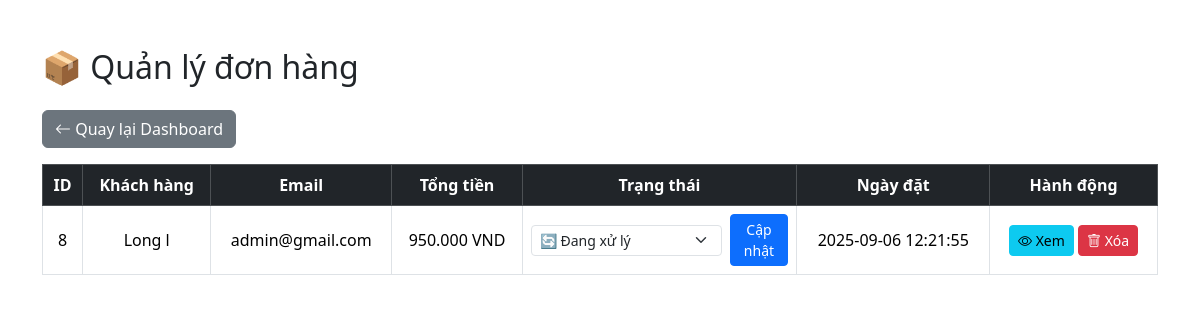
/admin/manage_orders.php (signed in), run on the app's committed database.
### tables this page shows
CREATE TABLE `orders` (
  `id` int(11) NOT NULL,
  `user_id` int(11) DEFAULT NULL,
  `fullname` varchar(100) NOT NULL,
  `phone` varchar(20) NOT NULL,
  `address` text NOT NULL,
  `payment_method` varchar(50) DEFAULT NULL,
  `total` decimal(15,2) NOT NULL,
  `status` varchar(20) DEFAULT 'Mới',
  `created_at` timestamp NOT NULL DEFAULT current_timestamp(),
  `total_price` decimal(12,2) DEFAULT 0.00
);

CREATE TABLE `users` (
  `id` int(11) NOT NULL,
  `full_name` varchar(50) NOT NULL,
  `day_of_birth` date DEFAULT NULL,
  `email` varchar(150) NOT NULL,
  `password` varchar(255) NOT NULL,
  `phone` int(11) NOT NULL,
  `role` enum('admin','user') DEFAULT 'user',
  `created_at` timestamp NOT NULL DEFAULT current_timestamp()
);

### admin/manage_orders.php (the view, shortened to what this page needs)
<?php
include("../configs/db.php");
$sql = "SELECT o.*, u.full_name, u.email
        FROM orders o
        JOIN users u ON o.user_id = u.id
        ORDER BY o.created_at DESC";
$result = $conn->query($sql);
?>
<!DOCTYPE html>
<html lang="vi">
<head>
  <link href="https://cdn.jsdelivr.net/npm/bootstrap@5.3.2/dist/css/bootstrap.min.css" rel="stylesheet">
  <link href="https://cdn.jsdelivr.net/npm/bootstrap-icons/font/bootstrap-icons.css" rel="stylesheet">
</head>
<body>
<div class="container my-5">
  <h2 class="mb-4">📦 Quản lý đơn hàng</h2>
  <a href="dashboard.php" class="btn btn-secondary mb-3"><i class="bi bi-arrow-left"></i> Quay lại Dashboard</a>
  <table class="table table-bordered table-hover align-middle text-center">
    <thead class="table-dark">
      <tr>
        <th>ID</th>
        <th>Khách hàng</th>
        <th>Email</th>
        <th>Tổng tiền</th>
        <th>Trạng thái</th>
        <th>Ngày đặt</th>
        <th>Hành động</th>
      </tr>
    </thead>
    <tbody>
      <?php while ($row = $result->fetch_assoc()): ?>
        <tr>
          <td><?= $row['id'] ?></td>
          <td><?= htmlspecialchars($row['full_name']) ?></td>
          <td><?= htmlspecialchars($row['email']) ?></td>
          <td><?= number_format($row['total'],0,',','.') ?> VND</td>
          <td>
            <form method="POST" class="d-flex justify-content-center align-items-center">
              <select name="status" class="form-select form-select-sm me-2">
                <option value="processing" <?= $row['status']=='processing'?'selected':'' ?>>🔄 Đang xử lý</option>
              </select>
              <button type="submit" name="update_status" class="btn btn-sm btn-primary">Cập nhật</button>
            </form>
          </td>
          <td><?= $row['created_at'] ?></td>
          <td>
            <a href="order_detail.php?id=<?= $row['id'] ?>" class="btn btn-sm btn-info">
              <i class="bi bi-eye"></i> Xem
            </a>
            <a href="?delete=<?= $row['id'] ?>" class="btn btn-sm btn-danger" onclick="return confirm('Xóa đơn hàng này?')">
              <i class="bi bi-trash"></i> Xóa
            </a>
          </td>
        </tr>
      <?php endwhile; ?>
    </tbody>
  </table>
</div>
</body>
</html>

### data on the page
orders: id "8", user.full_name "Long l", user.email "admin@gmail.com", total "950.000", status "🔄 Đang xử lý", created_at "2025-09-06 12:21:55"
